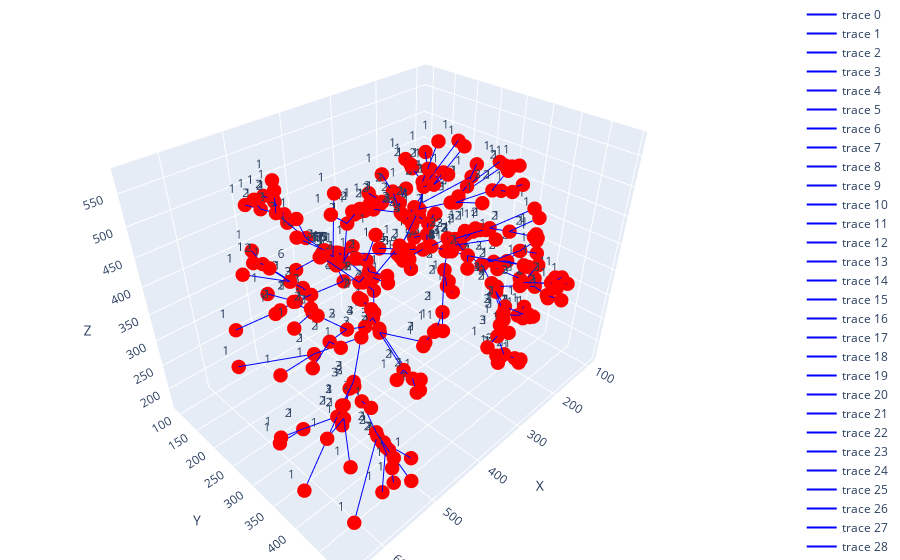

Notebook code cell kept with this figure:
### Code cell
#28 Plot-4 the DiGraph in 3D:

import networkx as nx
import plotly.graph_objects as go

G = digraph

# Extract node positions and order properties
node_positions = {node: node for node in G.nodes()}
edge_orders = nx.get_edge_attributes(G, 'order')

# Create a trace for nodes
node_trace = go.Scatter3d(
    x=[coord[0] for coord in node_positions],
    y=[coord[1] for coord in node_positions],
    z=[coord[2] for coord in node_positions],
    mode='markers',
    marker=dict(size=5, color='red'),
    text=[],
    hoverinfo='text'
)

# Create a list of edge traces
edge_traces = []
for edge, order in edge_orders.items():
    source, target = edge
    x1, y1, z1 = source
    x2, y2, z2 = target
    edge_traces.append(go.Scatter3d(
        x=[x1, x2],
        y=[y1, y2],
        z=[z1, z2],
        mode='lines+text',
        line=dict(width=2, color='blue'),
        text=f'{order}',
        hoverinfo='none',  # Disables hover info for edges
        textposition='top left'  # Position for the order text
    ))

# Create the 3D layout
layout = go.Layout(
    scene=dict(
        xaxis=dict(title='X'),
        yaxis=dict(title='Y'),
        zaxis=dict(title='Z'),
    ),
    margin=dict(l=0, r=0, b=0, t=0),
)

# Create the figure and add traces
fig = go.Figure(data=edge_traces + [node_trace], layout=layout)

# Show the interactive plot
fig.show()
